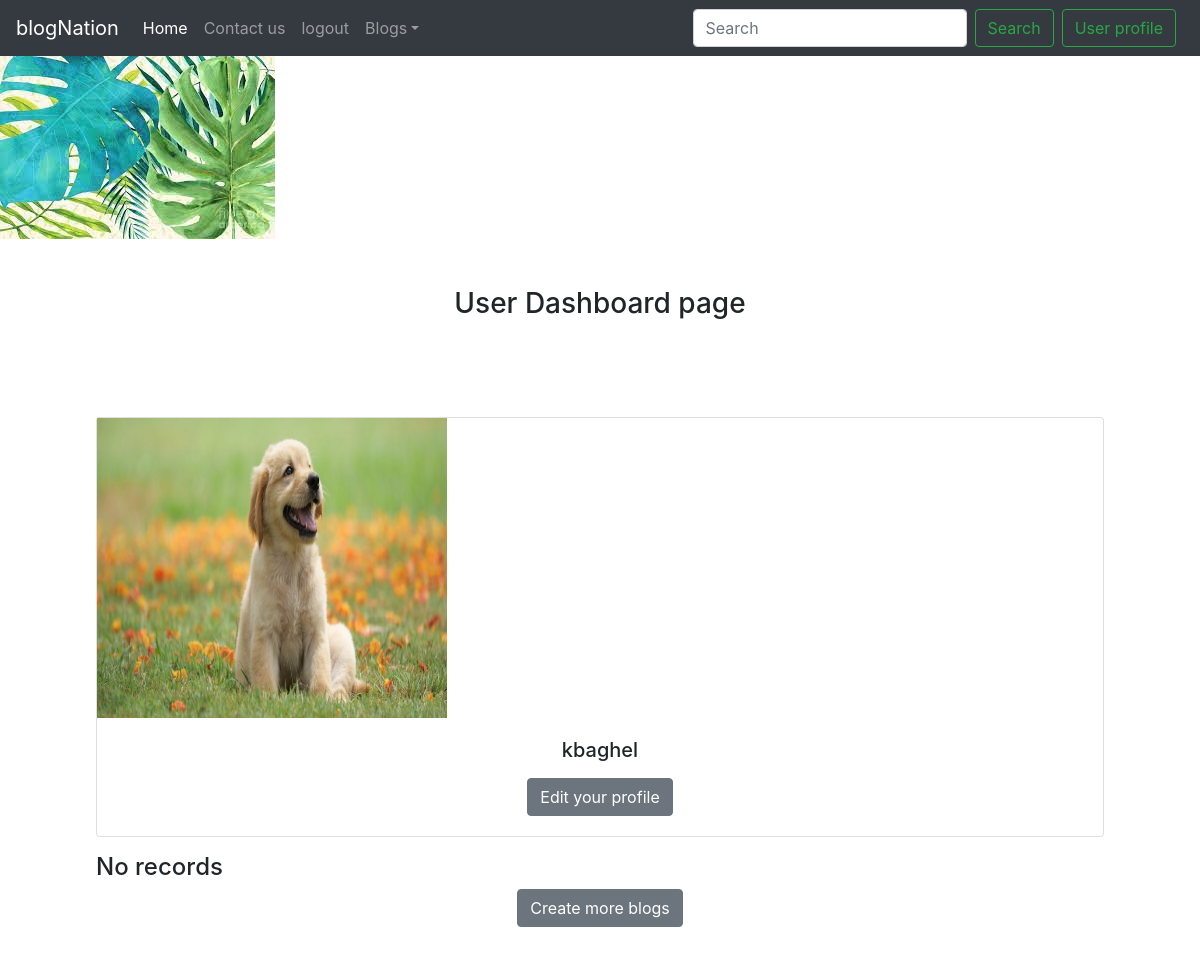
The page /userdashboard/ (signed in) on the database as committed earlier.
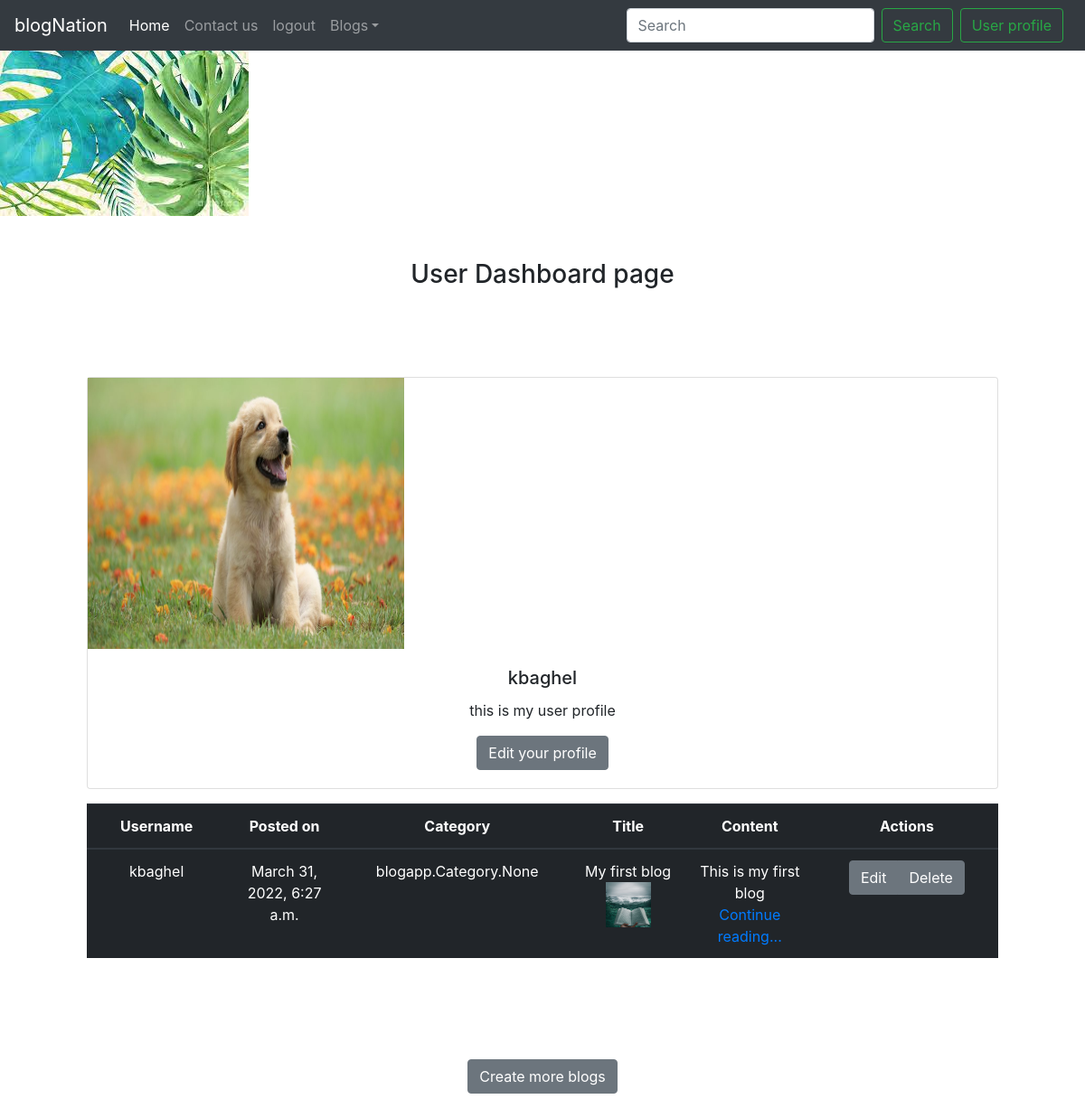
The same page on the database as committed later.
### blogapp/models.py (models this page shows, shortened)
class BlogTimeStamp(models.Model):
   created_at = models.DateTimeField(auto_now_add=True)
   updated_at = models.DateTimeField(auto_now_add=True)
   class Meta:
      abstract = True

class Profile(BlogTimeStamp):
   user = models.OneToOneField(User, on_delete=models.CASCADE)
   contact = models.IntegerField(null=True, blank=True)
   picture = models.ImageField(upload_to='media/', null=True, blank=True)
   bio = models.TextField(null=True, blank=True)

class Post(BlogTimeStamp):
   author = models.ForeignKey(User, on_delete=models.CASCADE)
   title = models.CharField(max_length=100)
   content = models.TextField(max_length=2000, null=True, blank=True)
   slug = models.SlugField(max_length=1000, null=True, blank=True)
   image = models.ImageField(upload_to='images', null=True, blank=True)
   posted_on = models.DateTimeField(auto_now=True)
   category = models.ManyToManyField(Category)

### blogapp/views.py (the view)
# urls.py: path("userdashboard/", views.userdashboard, name='userdashboard'),
def userdashboard(request):
    if request.user.is_authenticated:
        posts = Post.objects.filter(author=request.user)
        return render(request, 'home/userdashboard.html', {'posts': posts})

### templates/home/userdashboard.html (shortened to what this page needs)
{%extends 'base.html'%}
{%load static%}
{% block body %}
<h3 class="my-5" align="center">User Dashboard page</h3>
{% if user.is_authenticated%}
<div class="col=sm-10 m-5 p-5">
  <div class="card mb-3">
    <img  style="height:300px;width:350px;" src="http://127.0.0.1:8000/media/media/image2.jpg">
    <div class="card-body" align="center">
      <h5 class="card-title">{{user.username}}</h5>
      <p class="card-text">{{user.profile.bio}}</p>
      <a href="{% url 'blogapp:profile' user.pk %}" target"blank" class="btn btn-secondary m-2 my-sm-0" type="submit">Edit your profile</a>
    </div>
  </div>
  {% endif %}
  {%if posts%}
<table class="table table-hover table-dark">
  <thead>
     <tr class="text-center">
      <th scope="col" style="width:2%">Username</th>
      <th scope="col" style="width:2%">Posted on</th>
      <th scope="col" style="width:2%">Category</th>
      <th scope="col" style="width:2%">Title</th>
      <th scope="col" style="width:2%">Content</th>
      <th scope="col" style="width:2%">Actions</th>
    </tr>
  </thead>
  <tbody>
    {%for post in posts%}
    <tr align="center">
      <td>{{ post.author}}</td>
      <td>{{ post.posted_on }}</td>
      <td>{{ post.category }}</td>
      <td>{{ post.title }} <img src={{post.image.url}} width="50" height="50"/></td>
      <td>{{ post.content }}</br><a href="{% url 'blogapp:post_detail' post.pk%}" class="stretched-link">Continue reading...</a></td>
      <td>
        <div class="btn-group" role="group" aria-label="Basic example">
          <a type="button" href="{% url 'blogapp:update' post.pk%}" class="btn btn-secondary">Edit</a>
          <a type="button" href="{% url 'blogapp:delete' post.pk%}" class="btn btn-secondary">Delete</a>
        </div>
    </td>
    </tr>
    {% endfor %}
  </tbody>
</table>
</div>
{% else %}
<h4> No records</h4>
{% endif %}
<div class="container mb-5" align="center">
  <a href="{% url 'blogapp:create' %}" target"blank" class="btn btn-secondary" type="submit">Create more blogs</a>
</div>
{% endblock %}

### templates/base.html (shortened to what this page needs)
<!doctype html>
{% load static %}
<html lang="en">
  <head>
    <link rel="stylesheet" href="https://cdn.jsdelivr.net/npm/bootstrap@4.1.3/dist/css/bootstrap.min.css">
  </head>
  <body>
    <nav class="navbar navbar-expand-lg navbar-dark bg-dark ">
        <a class="navbar-brand" href="/">blogNation</a>
        <div class="collapse navbar-collapse" id="navbarSupportedContent">
          <ul class="navbar-nav mr-auto">
            <li class="nav-item active">
              <a class="nav-link" href="/">Home <span class="sr-only">(current)</span></a>
            </li>
            <li class="nav-item">
              <a class="nav-link" href="{% url 'blogapp:contact' %}">Contact us</a>
            </li>
            {% if not request.user.is_authenticated %}
            <li class="nav-item">
              <a class="nav-link" href="{% url 'account_signup' %}">signup</a>
            </li>
            <li class="nav-item">
              <a class="nav-link" href="{% url 'account_login' %}">login</a>
            </li>
            {% else %}
            <li class="nav-item">
              <a class="nav-link" href="{% url 'account_logout' %}">logout</a>
            </li>
            {% endif %}
            <li class="nav-item">
            <li class="nav-item dropdown">
              <a class="nav-link dropdown-toggle" data-toggle="dropdown" href="#" role="button" aria-haspopup="true" aria-expanded="false">Blogs</a>
          </ul>
          <form method="get" action="{% url 'blogapp:search' %}" class="form-inline my-2 my-lg-0">
            <input class="form-control mr-sm-2" type="search" placeholder="Search" aria-label="Search" name="q">
            <button href="{% url 'blogapp:search' %}" class="btn btn-outline-success my-2 my-sm-0" type="submit">Search</button>
          </form>
          {%if user.is_authenticated%}
          <a href="{% url 'blogapp:userdashboard' %}" target"blank" class="btn btn-outline-success m-2 my-sm-0" type="submit">User profile</a>
        {%endif%}
        </div>
      </nav>
      <img src='{%static "images/bg-image.jpeg"%}'>
      {% block body %}
      {% endblock  %}
  </body>
</html>

Rows that differ between the two databases and show on the page:
added Post: author "kbaghel", posted_on "March 31, 2022, 6:27 a.m.", category "blogapp.Category.None", title "My first blog", image (picture), content "This is my first blog"
Other text that changed with them:
{{ user.profile.bio }}: (not shown) → "this is my user profile"
text no longer shown: "No records"
text now shown: "Username Posted on Category Title Content Actions"
